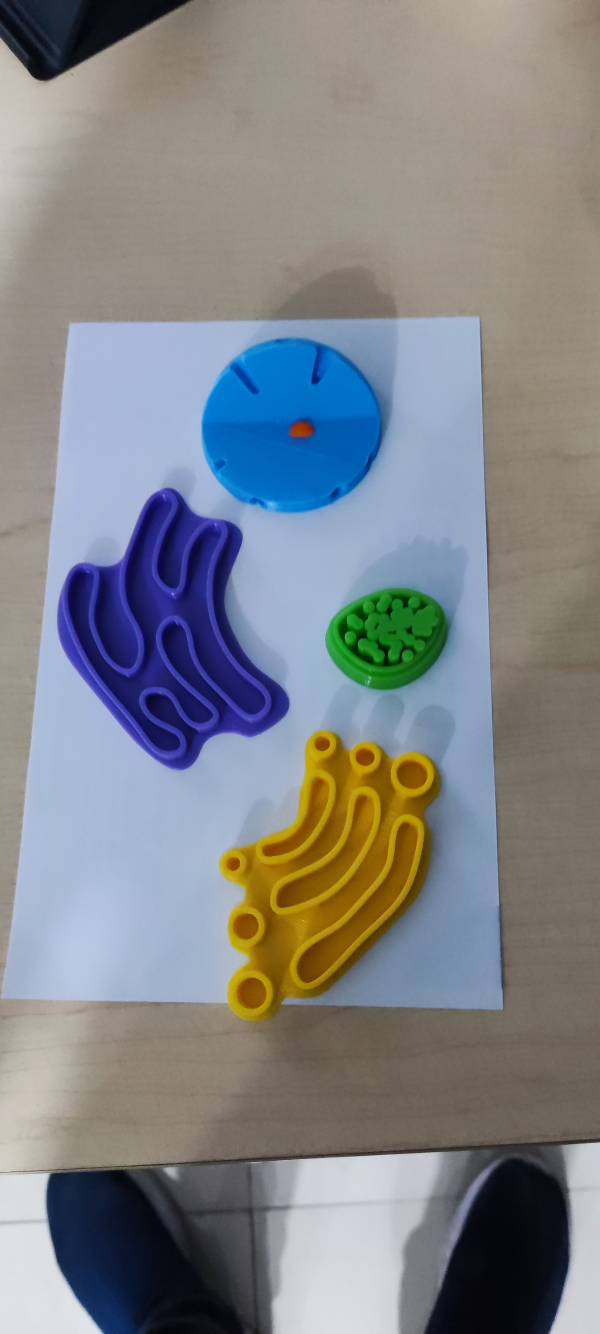
#> input picture Célula Vegetal/imagen.jpg, 1800 x 4000 px, given in place of video.mp4, which was not available (shown at 1/3 size)
$ python test.py
#> lines starting #> are read from the running program, lines starting #| are printed output that depends on the picture; after the words box and inside, x2 and y2 are one past the last pixel; in counts of white or black regions, pixels touching at a corner belong together; pictures that were not available may be replaced by others from this repository, and a replacement may not be noted
import cv2
import numpy as np

# Cargar el video
vidcap = cv2.VideoCapture("video.mp4")

while True:
    # Leer un fotograma del video
    ret,image = vidcap.read()
#> image is the input picture: shape (4000, 1800, 3); mean B, G, R 136.2, 132.6, 129.4
    frame = cv2.resize(image, (270,480))
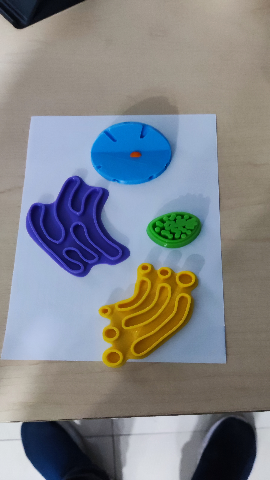
#> frame: shape (480, 270, 3); mean B, G, R 136.2, 132.5, 129.4

    if ret:
        # Convertir el fotograma a escala de grises
        gray = cv2.cvtColor(frame, cv2.COLOR_BGR2GRAY)
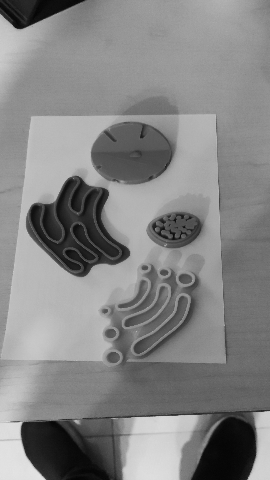
#> gray: shape (480, 270); min 4, max 228, mean 132

        # Aplicar el algoritmo de detección de bordes Canny
        edges = cv2.Canny(gray, 50, 150, apertureSize=3)
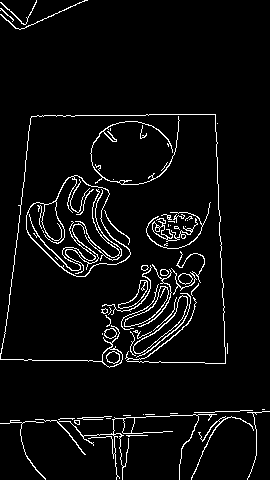
#> edges: shape (480, 270); 5% white in thin lines or dots

        # Encontrar los contornos de la imagen
        contours, hierarchy = cv2.findContours(edges, cv2.RETR_EXTERNAL, cv2.CHAIN_APPROX_SIMPLE)
#> contours = 61 contours, 39 with area under 20; largest, box (x1, y1, x2, y2) and area: (26, 175, 131, 277) 6077, (133, 295, 188, 354) 700, (124, 286, 169, 327) 500, (0, 114, 226, 368) 356, (118, 280, 148, 309) 240

        if contours:
            # Seleccionar el contorno más grande (el del documento)
            largest_contour = max(contours, key=cv2.contourArea)
#> largest_contour = contour of 153 points, box (x1, y1, x2, y2) (26, 175, 131, 277), area 6077

            # Calcular la envolvente convexa del contorno
            hull = cv2.convexHull(largest_contour)
#> hull = contour of 27 points, box (x1, y1, x2, y2) (26, 175, 131, 277), area 7155

            # Calcular la transformación de perspectiva
            epsilon = 0.02 * cv2.arcLength(hull, True)
#> epsilon = 6.26
            approx = cv2.approxPolyDP(hull, epsilon, True)
#> approx = [[74, 175], [108, 190], [130, 252], [85, 276], [64, 270], [26, 229], [30, 206]]
            w, h = 800, 1000
            dst = np.float32([[0, 0], [w, 0], [w, h], [0, h]])
            approx = np.float32(approx)
            dst = np.float32(dst)
#> (the run stopped early here; a loop or call above may not have finished)

$ run again, on Célula Vegetal/tesr.jpg
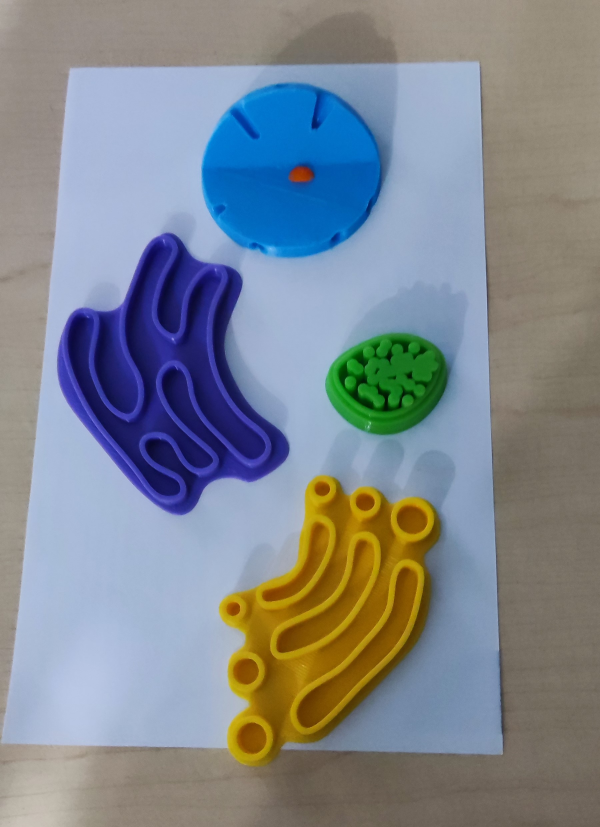
#> input picture Célula Vegetal/tesr.jpg, 1800 x 2481 px, given in place of video.mp4, which was not available (shown at 1/3 size)
#> image is the input picture: shape (2481, 1800, 3); mean B, G, R 143.9, 135.8, 128.1
#> `gray = cv2.cvtColor(frame, cv2.COLOR_BGR2GRAY)`:
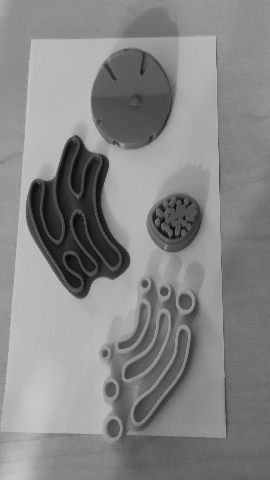
#> gray: shape (480, 270); min 11, max 200, mean 134.3
#> `edges = cv2.Canny(gray, 50, 150, apertureSize=3)`:
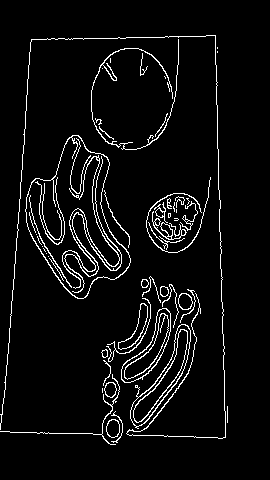
#> edges: shape (480, 270); 5.3% white in thin lines or dots, all inside (x1, y1, x2, y2) = (0, 35, 228, 445)
#> contours = 43 contours, 25 with area under 20; largest, box (x1, y1, x2, y2) and area: (25, 135, 131, 299) 9805, (130, 324, 191, 429) 1910, (121, 308, 171, 383) 1427, (118, 303, 148, 350) 395, (106, 419, 120, 438) 193
#> largest_contour = contour of 215 points, box (x1, y1, x2, y2) (25, 135, 131, 299), area 9805
#> hull = contour of 35 points, box (x1, y1, x2, y2) (25, 135, 131, 299), area 11582
#> epsilon = 8.26
#> approx = [[72, 135], [108, 159], [130, 258], [83, 298], [55, 275], [25, 211], [31, 182]]
